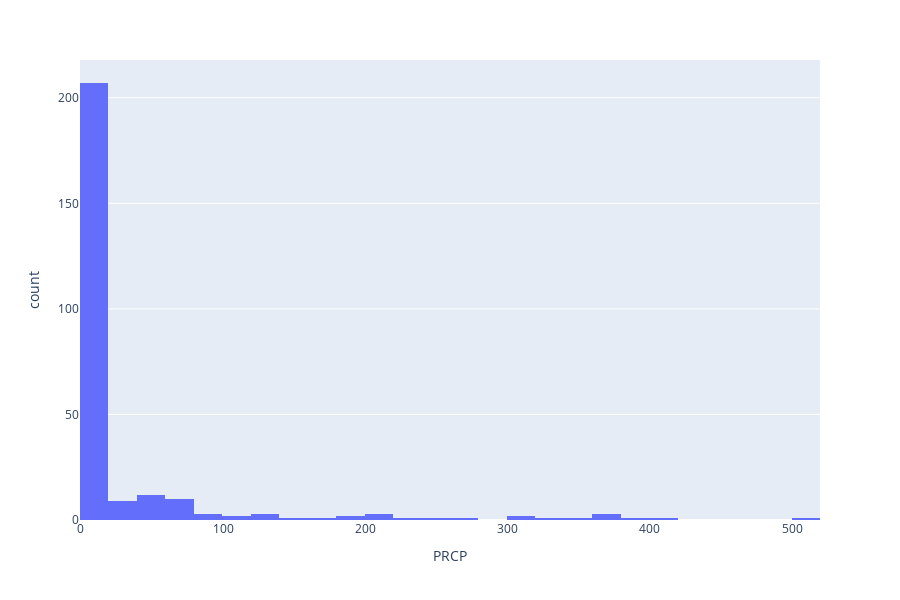

The notebook cell saved with this chart:
### Code cell
px.histogram(weather, x="PRCP").show()

### Figure 1 — Plotly figure (JSON) as saved in the notebook; plotly's stock layout.template omitted (floating-point values rounded to 4 significant figures; data arrays with more than 128 entries replaced by an {"elided": "..."} marker saying what was removed)
{"data": [{"alignmentgroup": "True", "bingroup": "x", "hoverlabel": {"namelength": 0}, "hovertemplate": "PRCP=%{x}<br>count=%{y}", "legendgroup": "", "marker": {"color": "#636efa"}, "name": "", "offsetgroup": "", "orientation": "v", "showlegend": false, "type": "histogram", "x": {"elided": "267 str values"}, "xaxis": "x", "yaxis": "y"}], "layout": {"barmode": "relative", "height": 600, "legend": {"tracegroupgap": 0}, "margin": {"t": 60}, "xaxis": {"anchor": "y", "domain": [0, 1], "title": {"text": "PRCP"}}, "yaxis": {"anchor": "x", "domain": [0, 1], "title": {"text": "count"}}}}
